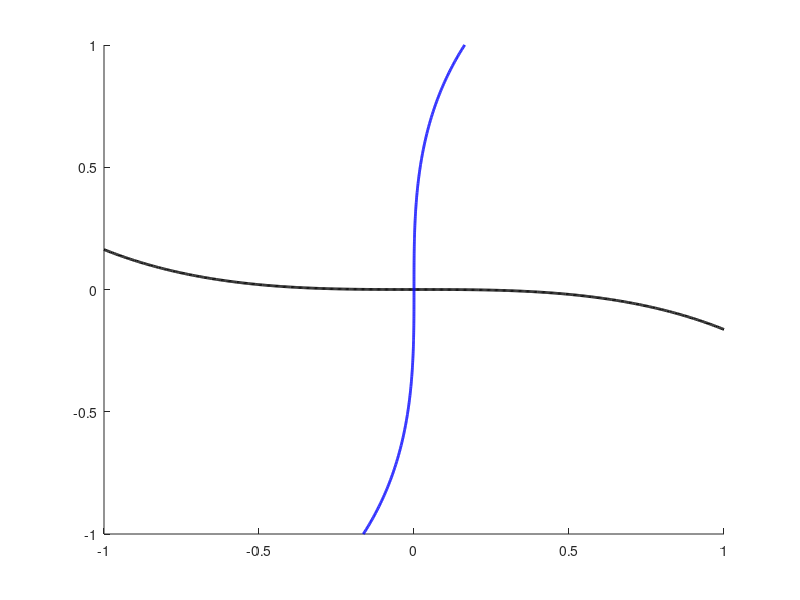

MATLAB code for this plot: (Note: this script raises an error after producing the figure.)
function Rons_Code()
 
%% Initialise and Declare Parameter Values

P.a = 0;
P.omega = 2*pi;

z = []; 
t = [];
x0 = 0.5;
y0 = 0.5;
z0 = [x0; y0];
t0 = 0;
tmax = 20;

%% Plot Nullclines + Trajectories

xmesh = linspace(-1,1,700);
ymesh = linspace(-1,1,700);
[x, y] = meshgrid(xmesh,ymesh);

figure(1)
clf
hold on

contour(x,y,xdot(x,y,P),[0 0],'k','linewidth',2);
contour(x,y,ydot(x,y,P),[0 0],'b','linewidth',2);

[t,z] = ode23(@RHS, [t0:0.001:tmax], [0.05 0.05], [], P);

x = z(:,1);
y = z(:,2);

plot(x,y,'g-','LineWidth',1);
hold on

[t,z] = ode23(@RHS, [t0:0.001:tmax], z0, [], P);

x = z(:,1);
y = z(:,2);

plot(x,y,'r-','LineWidth',1);
legend('x-nullcline','y-nullcline','z0 = [0.05 0.05]','z0 = [0.5 0.5]');
hold on

%% Plotting x and y Over Time

figure(2)
clf
plot(t,x,'k-','linewidth',1);
xlim([0 20]);
ylim([-2 2]);
xlabel('t(ms)');
ylabel('x');
title(['x0 = ', num2str(x0),' y0 = ', num2str(y0),' a = ',num2str(P.a)]);
hold on

figure(3)
clf
plot(t,y,'k-','linewidth',1);
xlim([0 20]);
ylim([-2 2]);
xlabel('t(ms)');
ylabel('y');
title(['x0 = ', num2str(x0),' y0 = ', num2str(y0),' a = ',num2str(P.a)]);
hold on

%% Bifurcation Diagram

a_range = linspace(-1,1,700);

x_array = [];
y_array = [];
a_array = [];

for a = a_range
    P.a = a;
    [t,z] = ode23(@RHS, [0 20], [0 1], [], P);

    stored_points = 50;
    finish = z(end-stored_points:end, :);

    x_array = [x_array; finish(:, 1)];
    y_array = [y_array; finish(:, 2)];
    a_array = [a_array; repmat(a, stored_points+1, 1)];

end

figure(4)
clf
plot(a_array, x_array,'.', MarkerSize=0.5)
title('Bifurcation Diagram')

%% Function Definitions
%% Xdot(X,Y,P)    
    function xdot = xdot(x,y,P)
        xdot = (P.a-x.^2-y.^2).*x-(P.omega.*y);
     end

%%  Ydot(X,Y,P)  
    function ydot = ydot(x,y,P)
        ydot = (P.a-x.^2-y.^2).*y+(P.omega.*x);
    end
%% SteadyState(y,P)    
    function SteadyState = SteadyState(y,P)
        x = z(1);
        y = z(2);
        SteadyState = [xdot(x,y,P);ydot(x,y,P)];
    end
    
%% RHS(t,z,P)    
    function RHS = RHS(t,z,P)
        x=z(1);
        y=z(2);
        RHS = [xdot(x,y,P);ydot(x,y,P)];
    end
end
 